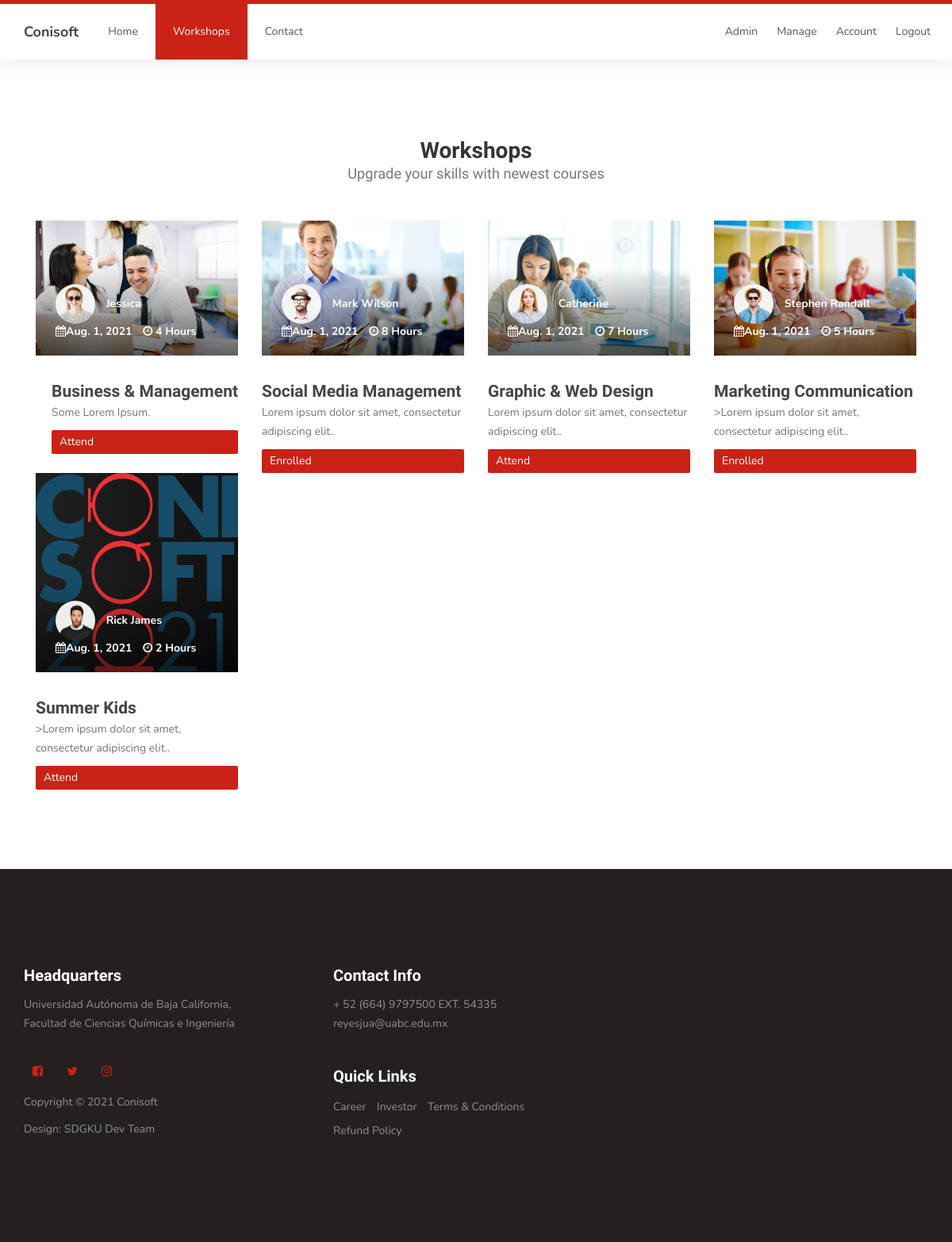
/workshops (signed in), run on an earlier commit of the app's database.
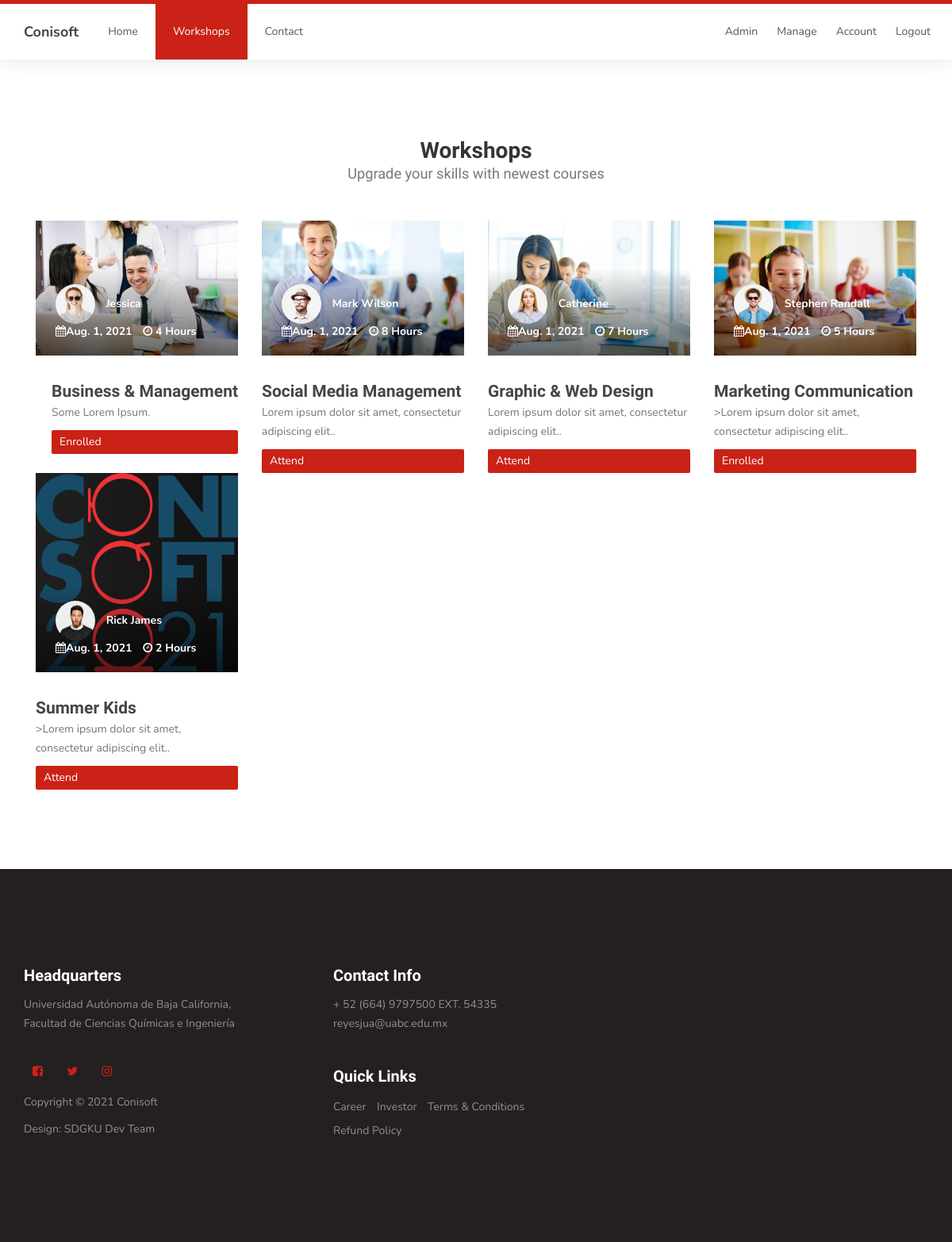
And on a later commit of the database.
### mainApp/models.py (models this page shows, shortened)
class Course(models.Model):
    date = models.DateField()
    time_length = models.IntegerField()
    name = models.CharField(max_length=200)
    description = models.CharField(max_length=200)
    presenter = models.CharField(max_length=200)
    image = models.ImageField(upload_to=None, height_field=None, width_field=None, max_length=100)
    presenter_image = models.ImageField(upload_to=None, height_field=None, width_field=None, max_length=100)
    taken_slots = models.IntegerField(default=0)
    zoom_link = models.CharField(blank=True, max_length=500)

### mainApp/views.py (the view)
        def obj_function(request):
            returned_objects_dictionary = {'courses':Course.objects.all(), 'users':User.objects.all()}
            return render(request, 'workshops.html', returned_objects_dictionary)

### mainApp/models.py (called while the page is built)
    @property
    def is_staff(self):
        return self.staff

    @property
    def is_admin(self):
        return self.admin

### mainApp/views.py (called while the page is built)
    def as_view():
        def obj_function(request):
            returned_objects_dictionary = {'courses':Course.objects.all(), 'users':User.objects.all()}
            return render(request, 'workshops.html', returned_objects_dictionary)
        return obj_function

### templates/workshops.html (shortened to what this page needs)
{% extends 'base.html' %}
{% load static %}
{% block content %}
<section id="courses">
    <div class="container">
        <div class="row">
            <div class="col-md-12 col-sm-12">
                <div class="section-title">
                    <h2>Workshops <small>Upgrade your skills with newest courses</small></h2>
                </div>
                {% for object in courses %}
                <div class="col-md-3 col-sm-3">
                    <div class="item">
                        <div class="courses-thumb">
                            <div class="courses-top">
                                <div class="courses-image">
                                    <img src="{{ object.image.url }}" class="img-responsive" alt="">
                                </div>
                                <div class="courses-price">
                                    <h3><a href="#">{{ object.name }}</a></h3>
                                    <p>{{ object.description }}.</p>
                                    {% if object.id != user.course_1_id and object.id != user.course_2_id %}
                                    <span class="subscribe_button" style="cursor:pointer;"
                                        data-catid="{{ object.id }}" data-catname="{{ object.name }}" data-catzoom_link="{{ object.zoom_link }}">Attend</span>
                                    {% else %}
                                    <span class="" style="cursor:pointer;"
                                        data-catid="{{ object.id }}" data-catname="{{ object.name }}" data-catzoom_link="{{ object.zoom_link }}">Enrolled</span>
                                    {% endif %}
                                </div>
                                <div class="courses-date">
                                    <div class="courses-author">
                                        <img src='{{ object.presenter_image.url }}' class="img-responsive" alt="">
                                        <span>{{ object.presenter }}</span>
                                    </div>
                                    <span><i class="fa fa-calendar"></i>{{ object.date }}</span>
                                    <span><i class="fa fa-clock-o"></i> {{ object.time_length }} Hours</span>
                                </div>
                            </div>
                        </div>
                    </div>
                </div>
                {% endfor %}
            </div>
        </div>
    </div>
</section>
{% endblock content %}

### templates/base.html (shortened to what this page needs)
{% load static %}
<!DOCTYPE html>
<html lang="en">
<head>
     <link rel="stylesheet" href="{% static 'css/bootstrap.min.css' %}">
     <link rel="stylesheet" href="{% static 'css/font-awesome.min.css' %}">
     <link rel="stylesheet" href="{% static 'css/owl.carousel.css' %}">
     <link rel="stylesheet" href="{% static 'css/owl.theme.default.min.css' %}">
     <link rel="stylesheet" href="{% static 'css/templatemo-style.css' %}">
</head>
<body id="top" data-spy="scroll" data-target=".navbar-collapse" data-offset="50">
     <section class="navbar custom-navbar navbar-fixed-top" role="navigation">
          <div class="container">
               <div class="navbar-header">
                    <a href="{% url 'home' %}" class="navbar-brand">Conisoft</a>
               </div>
               <div class="collapse navbar-collapse">
                    <ul class="nav navbar-nav">
                         {% if 'register' in request.path or 'login' in request.path or 'workshops' in request.path or 'manage' in request.path or 'receipt' in request.path %}
                              <li><a href="/#home" class="smoothScroll">Home</a></li>
                              <li class ="{% if request.path == '/workshops' %} active {% endif %}"><a href="/workshops" class="smoothScroll">Workshops</a></li>
                              <li><a href="/#footer" class="smoothScroll">Contact</a></li>
                         {% endif %}
                    </ul>
                    <ul class="nav navbar-nav navbar-right">
                         {% if user.is_admin %}
                         <li><a href="/admin">Admin</a></li>
                         {% endif %}
                         {% if user.is_staff %}
                         <li class ="{% if request.path == '/manage' %} active {% endif %}"><a href="/manage">Manage</a></li>
                         {% endif %}
                         {% if not user.is_authenticated %}
                         <li class ="{% if request.path == '/login' %} active {% endif %}"><a href="/login">Login</a></li>
                         <li class="{% if request.path == '/register' %} active {% endif %}"><a href="/register">Register</a></li>
                         {% else %}
                         {% if not user.receipt %}
                         <li class="{% if request.path == '/account' %} active {% endif %}"><a href="/account">Account</a></li>
                         {% endif %}
                         <li><a href="/logout">Logout</a></li>
                         {% endif %}
                    </ul>
               </div>
          </div>
     </section>
     <main>
          {% block content %}
          {% endblock content %}
     </main>
     <footer id="footer">
          <div class="container">
               <div class="row">
                    <div class="col-md-4 col-sm-6">
                         <div class="footer-info">
                              <div class="section-title">
                                   <h2>Headquarters</h2>
                              </div>
                              <address>
                                   <p>Universidad Autónoma de Baja California,<br> Facultad de Ciencias Químicas e
                                        Ingeniería </p>
                              </address>
                              <ul class="social-icon">
                                   <li><a href="#" class="fa fa-facebook-square" attr="facebook icon"></a></li>
                                   <li><a href="#" class="fa fa-twitter"></a></li>
                                   <li><a href="#" class="fa fa-instagram"></a></li>
                              </ul>
                              <div class="copyright-text">
                                   <p>Copyright &copy; 2021 Conisoft</p>
                                   <p>Design: SDGKU Dev Team</p>
                              </div>
                         </div>
                    </div>
                    <div class="col-md-4 col-sm-6">
                         <div class="footer-info">
                              <div class="section-title">
                                   <h2>Contact Info</h2>
                              </div>
                              <address>
                                   <p>+ 52 (664) 9797500 EXT. 54335</p>
                                   <p><a href="mailto:reyesjua@uabc.edu.mx">reyesjua@uabc.edu.mx</a></p>
                              </address>
                              <div class="footer_menu">
                                   <h2>Quick Links</h2>
                                   <ul>
                                        <li><a href="#">Career</a></li>
                                        <li><a href="#">Investor</a></li>
                                        <li><a href="#">Terms & Conditions</a></li>
                                        <li><a href="#">Refund Policy</a></li>
                                   </ul>
                              </div>
                         </div>
                    </div>
               </div>
          </div>
     </footer>
</body>
</html>

### static/css/templatemo-style.css (style rules this page uses)
body { background: #ffffff; font-family: 'Nunito', sans-serif; overflow-x: hidden; padding-top: 70px; }
h1, h2, h3, h4, h5, h6 { font-family: 'Muli', sans-serif; font-weight: bold; line-height: inherit; }
h2 { color: #353535; font-size: 2em; padding-bottom: 10px; }
h3 { font-size: 1.5em; margin-bottom: 0; }
h3, h3 a { color: #454545; }
p { color: #757575; font-size: 14px; font-weight: normal; line-height: 24px; }
html { -webkit-font-smoothing: antialiased; }
a { color: #252525; -webkit-transition: 0.5s; transition: 0.5s; text-decoration: none !important; }
a, input, button, .form-control { -webkit-transition: 0.5s; transition: 0.5s; }
.section-title { padding-bottom: 40px; }
.section-title h2 { margin: 0; }
.section-title small { display: block; }
section { position: relative; padding: 100px 0; }
.custom-navbar { background: #ffffff; border-top: 5px solid #ca2216; border-bottom: 0; -webkit-box-shadow: 0 1px 30px rgba(0, 0, 0, 0.1); -moz-box-shadow: 0 1px 30px rgba(0, 0, 0, 0.1); box-shadow: 0 1px 30px rgba(0, 0, 0, 0.1); padding: 12px 0; margin-bottom: 0; padding: 0; }
.custom-navbar .navbar-brand { color: #454545; font-size: 18px; font-weight: bold; line-height: 40px; }
.custom-navbar .navbar-nav.navbar-right li a { padding-right: 12px; padding-left: 12px; }
.custom-navbar .nav li a { line-height: 40px; color: #575757; padding-right: 22px; padding-left: 22px; }
.custom-navbar .nav li.active>a { background-color: #ca2216; color: #ffffff; }
#courses .section-title { text-align: center; }
.courses-thumb { background: #f9f9f9; position: relative; }
.courses-top { position: relative; }
.courses-image { background: linear-gradient(to right, #202020, #101010); }
.courses-date { background: linear-gradient(rgba(255, 0, 0, 0), rgba(0, 0, 0, 0.6)); width: 100%; position: absolute; bottom: 0; padding: 20px 25px; }
.courses-date span, .courses-author span { font-size: 14px; font-weight: bold; }
.courses-date span { color: #ffffff; display: inline-block; margin-right: 10px; }
.courses-author, .courses-author span { display: inline-block; vertical-align: middle; }
.courses-author img { display: inline-block !important; border-radius: 50px; width: 50px !important; height: 50px; margin-right: 10px; }
.courses-price { float: right; margin-top: 10px; }
.courses-price span { background: #ca2216; border-radius: 2px; color: #ffffff; display: block; padding: 5px 10px; }
footer { background: #252020; padding: 120px 0; }
footer .section-title { padding-bottom: 10px; }
footer h2 { font-size: 20px; }
footer a, footer p { color: #909090; }
footer address p { margin-bottom: 0; }
footer .social-icon { margin-top: 25px; }
.footer-info { margin-right: 2em; }
.footer-info h2 { color: #ffffff; padding: 0; }
.footer_menu h2 { margin-top: 2em; }
.footer_menu ul { margin: 0; padding: 0; }
.footer_menu li { display: inline-block; list-style: none; margin: 5px 10px 5px 0; }
.social-icon { position: relative; padding: 0; margin: 0; }
.social-icon li { display: inline-block; list-style: none; margin-bottom: 5px; }
.social-icon li a { border-radius: 100px; color: #ca2216; font-size: 15px; width: 35px; height: 35px; line-height: 35px; text-decoration: none; text-align: center; transition: all 0.4s ease-in-out; position: relative; margin: 5px 5px 5px 0; }

What changed in the data, as far as the page shows it:
changed Course "Business & Management": zoom_link empty → "not/an/actual/link" (drawn); text "Attend" → "Enrolled"
changed Course "Social Media Management": zoom_link empty → "not/an/actual/link" (drawn); text "Enrolled" → "Attend"
